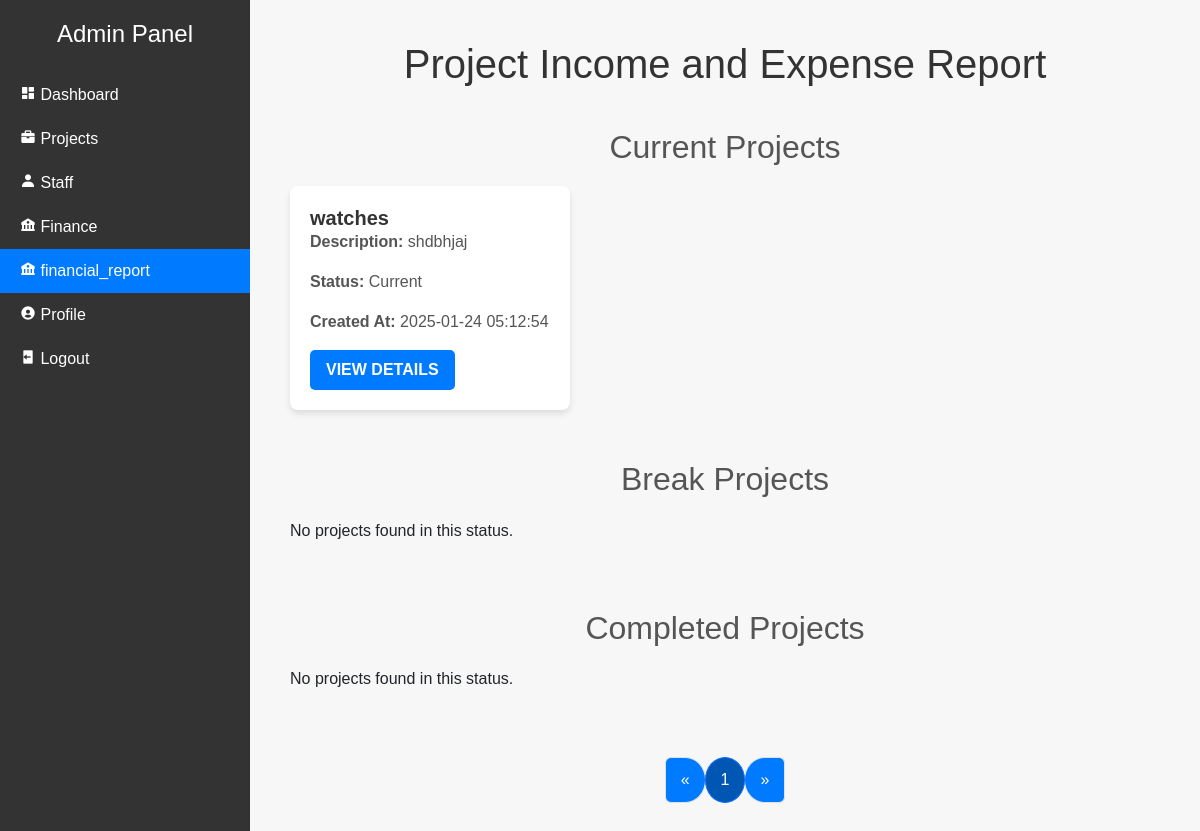
Screenshot of /financial_report.php (signed in) with the database file from the repository.
### tables this page shows
CREATE TABLE `projects` (
  `id` int(11) NOT NULL,
  `name` varchar(100) NOT NULL,
  `status` enum('current','break','completed') DEFAULT 'current',
  `description` text DEFAULT NULL,
  `total_income` decimal(10,2) DEFAULT 0.00,
  `total_expenses` decimal(10,2) DEFAULT 0.00,
  `created_at` timestamp NOT NULL DEFAULT current_timestamp(),
  `is_distributed` tinyint(1) DEFAULT 0
);

### financial_report.php (the view, shortened to what this page needs)
<?php
$host = "localhost";
$username = "root";
$password = "";
$database = "project_management";
$conn = new mysqli($host, $username, $password, $database);
$limit = 5;
$page = isset($_GET['page']) ? (int)$_GET['page'] : 1;
$offset = ($page - 1) * $limit;
$sql_total_projects = "SELECT COUNT(*) AS total FROM projects";
$result_total = $conn->query($sql_total_projects);
$total_projects = $result_total->fetch_assoc()['total'];
$total_pages = ceil($total_projects / $limit);
$statuses = ['current', 'break', 'completed'];
$projects_by_status = [];
foreach ($statuses as $status) {
    $sql = "SELECT * FROM projects WHERE status = '$status' LIMIT $limit OFFSET $offset";
    $result = $conn->query($sql);
    $projects_by_status[$status] = $result->fetch_all(MYSQLI_ASSOC);
}
?>
<!DOCTYPE html>
<html lang="en">
<head>
    <link href="https://cdn.jsdelivr.net/npm/bootstrap@5.3.0/dist/css/bootstrap.min.css" rel="stylesheet">
    <link href="https://cdn.jsdelivr.net/npm/boxicons@2.0.7/css/boxicons.min.css" rel="stylesheet">
</head>
<body>
    <?php include 'navbar.php'; ?>
    <div class="main-content">
        <h1 class="text-center">Project Income and Expense Report</h1>
        <?php foreach ($projects_by_status as $status => $projects): ?>
            <div class="status-box">
                <h3 class="text-center"><?= ucfirst(str_replace('_', ' ', $status)) ?> Projects</h3>
                <div class="project-grid">
                    <?php
                    if (count($projects) > 0) {
                        foreach ($projects as $project) {
                            $project_id = $project['id'];
                            $project_name = $project['name'];
                            $project_description = $project['description'];
                            $created_at = $project['created_at'];
                            $status = ucfirst($project['status']);
                            ?>
                            <div class="project-card">
                                <div class="card-body">
                                    <h5 class="card-title"><?= htmlspecialchars($project_name) ?></h5>
                                    <p><strong>Description:</strong> <?= htmlspecialchars($project_description) ?></p>
                                    <p><strong>Status:</strong> <?= $status ?></p>
                                    <p><strong>Created At:</strong> <?= $created_at ?></p>
                                    <button class="btn btn-primary" data-bs-toggle="modal" data-bs-target="#projectModal<?= $project_id ?>">View Details</button>
                                </div>
                            </div>
                        <?php
                        }
                    } else {
                        echo "<p>No projects found in this status.</p>";
                    }
                    ?>
                </div>
            </div>
        <?php endforeach; ?>
        <nav aria-label="Page navigation">
            <ul class="pagination justify-content-center">
                <li class="page-item <?= ($page == 1) ? 'disabled' : '' ?>">
                    <a class="page-link" href="?page=<?= $page - 1 ?>" aria-label="Previous">
                        <span aria-hidden="true">&laquo;</span>
                    </a>
                </li>
                <?php for ($i = 1; $i <= $total_pages; $i++) : ?>
                    <li class="page-item <?= ($i == $page) ? 'active' : '' ?>">
                        <a class="page-link" href="?page=<?= $i ?>"><?= $i ?></a>
                    </li>
                <?php endfor; ?>
                <li class="page-item <?= ($page == $total_pages) ? 'disabled' : '' ?>">
                    <a class="page-link" href="?page=<?= $page + 1 ?>" aria-label="Next">
                        <span aria-hidden="true">&raquo;</span>
                    </a>
                </li>
            </ul>
        </nav>
    </div>
</body>
</html>

### financial_report.php (style rules this page uses)
body { font-family: Arial, sans-serif; margin: 20px; background-color: #f7f7f7; }
.main-content { max-width: 1200px; margin: 0 auto; padding: 20px; }
h1 { color: #333; font-size: 2.5rem; margin-bottom: 40px; }
.status-box { margin-bottom: 50px; }
.status-box h3 { font-size: 2rem; margin-bottom: 20px; color: #555; }
.project-grid { display: flex; flex-wrap: wrap; gap: 20px; }
.project-card { background-color: #fff; border-radius: 8px; box-shadow: 0 4px 6px rgba(0, 0, 0, 0.1); width: 30%; min-width: 280px; transition: transform 0.3s ease; overflow: hidden; }
.card-body { padding: 20px; }
.card-title { font-size: 1.25rem; font-weight: bold; color: #333; }
.project-card p { color: #555; }
.btn-primary { background-color: #007bff; border: none; padding: 8px 16px; border-radius: 5px; color: #fff; text-transform: uppercase; font-weight: bold; }
.pagination { justify-content: center; margin-top: 30px; }
.pagination .page-link { border-radius: 50%; padding: 10px 15px; background-color: #007bff; color: #fff; }
.pagination .active .page-link { background-color: #0056b3; }

### navbar.php (style rules this page uses)
.main-content { margin-left: 250px; padding: 20px; }

### rows the page displays
projects: name "watches", description "shdbhjaj", status "Current", created_at "2025-01-24 05:12:54"

### other values shown
str_replace('_', ' ', $status) "Current"
str_replace('_', ' ', $status) "Break"
str_replace('_', ' ', $status) "Completed"
